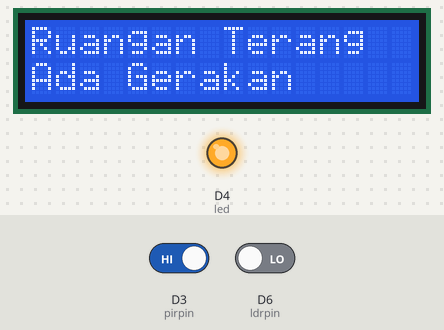
This sketch was run on a simulated ESP8266 (NodeMCU). Shown: 16×2 character LCD, output pins drawn as LEDs (lit = HIGH). The inputs (shaded band) are chosen by the test bench; at power-on: D6 (ldrpin) LOW, D3 (pirpin) HIGH. WiFi joins after 1.5 s; servers stay silent unless stated; no MQTT or app messages arrive unless stated; what the sketch prints to the serial monitor is not drawn.

Above: at 4.8 s.
4.9 s: D6 (ldrpin) driven HIGH
At 6.1 s:
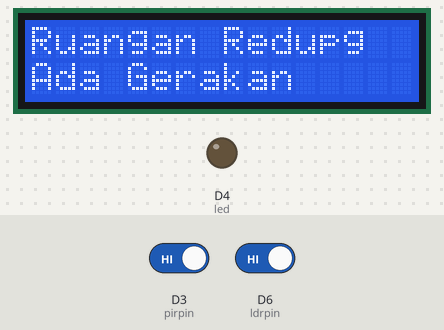
6.4 s: D6 (ldrpin) driven LOW
At 6.9 s:
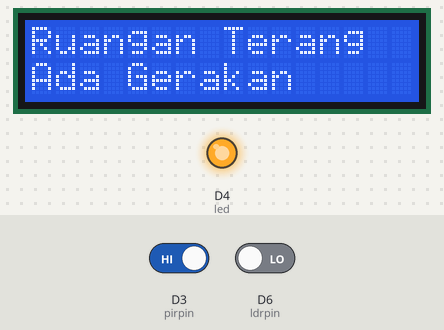
Timing chart, 0 to 9.4 s (numbered marks = the images above; inputs shaded):
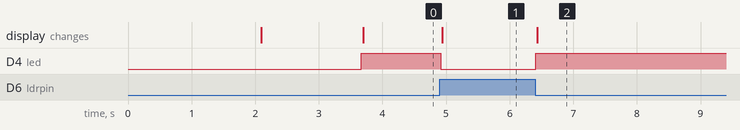

Measured:
- after the input at 4.9 s, D4 (led): HIGH → LOW at once; the display: changes at once (image 1)
- after the input at 6.4 s, D4 (led): LOW → HIGH at once; the display: changes at once (image 2)

The sketch:

finalproject.ino
```cpp
#include <Arduino.h>
#include <ESP8266WiFi.h>
#include <PubSubClient.h>
#include <LiquidCrystal_I2C.h>
#include <Wire.h>
int led = D4;
int pirpin = D3;
int pirState = LOW;
int val = 0;

// WiFi
const char*ssid = "OPPO A54";
const char*password = "ssssssss";
const char* mqttTopic = "cahaya/bidadari";

// MQTT
const char* mqtt_server = "broker.hivemq.com";
bool isMqttConnected = false;
//int lux;
#define ldrpin D6
LiquidCrystal_I2C lcd(0x27,16,2);
WiFiClient espClient;
PubSubClient client(espClient);

void setup_wifi() {
  delay(10);
  Serial.println();
  Serial.print("Connecting to ");
  Serial.println(ssid);
  WiFi.begin(ssid, password);
  while (WiFi.status() != WL_CONNECTED) {
    delay(500);
    Serial.print(".");
  }
  Serial.println("");
  Serial.print("WiFi connected - ESP IP address: ");
  Serial.println(WiFi.localIP());
}
void reconnect() {
  while (!client.connected()) {
    Serial.print("Attempting MQTT connection...");
    if (client.connect("ESP8266Client")) {
      Serial.println("connected");
      isMqttConnected = true;
    } else {
      Serial.print("failed, rc=");
      Serial.print(client.state());
      Serial.println(" try again in 5 seconds");
      delay(5000);
    }
  }
}

void setup() {
pinMode(led, OUTPUT);
pinMode(pirpin, INPUT);
pinMode(ldrpin, INPUT);
Serial.begin(9600);
lcd.init();
lcd.backlight();
lcd.setCursor(1,0);
lcd.print("LAMPU OTOMATIS");
lcd.setCursor(2,1);
lcd.print("Kelompok 02");
delay(2000);
lcd.clear();
  // put your setup code here, to run once:
setup_wifi();
client.setServer(mqtt_server, 1883);
}

void loop() {
  if (!client.connected() && !isMqttConnected) {
    reconnect();
  }
  if (!client.loop()) {
    client.connect("ESP8266Client");
  }
  val = digitalRead(pirpin);
 // lux = digitalRead(7);

  if(val == LOW && digitalRead(ldrpin) == HIGH){
    digitalWrite(led, LOW);
      lcd.setCursor(0,0);
      lcd.print("Ruangan Redup");
      client.publish(mqttTopic, "ON");
    if(pirState == HIGH){
      lcd.setCursor(0,1);
      lcd.print("Tidak Ada Gerakan");
    }
  }else
  if(val == HIGH && digitalRead(ldrpin) == HIGH){
    digitalWrite(led, LOW);
    lcd.setCursor(0,0);
    lcd.print("Ruangan Redup");
    client.publish(mqttTopic, "ON");
    if(pirState == LOW){
      lcd.setCursor(0,1);
      lcd.print("Ada Gerakan");
    }

  }
  else
    if(val == HIGH && digitalRead(ldrpin) == LOW){
      digitalWrite(led, HIGH);
      lcd.setCursor(0,0);
      lcd.print("Ruangan Terang");
      client.publish(mqttTopic, "OFF");
      if(pirState == LOW){
        lcd.setCursor(0,1);
        lcd.print("Ada Gerakan");
      }
    }
  }
```
